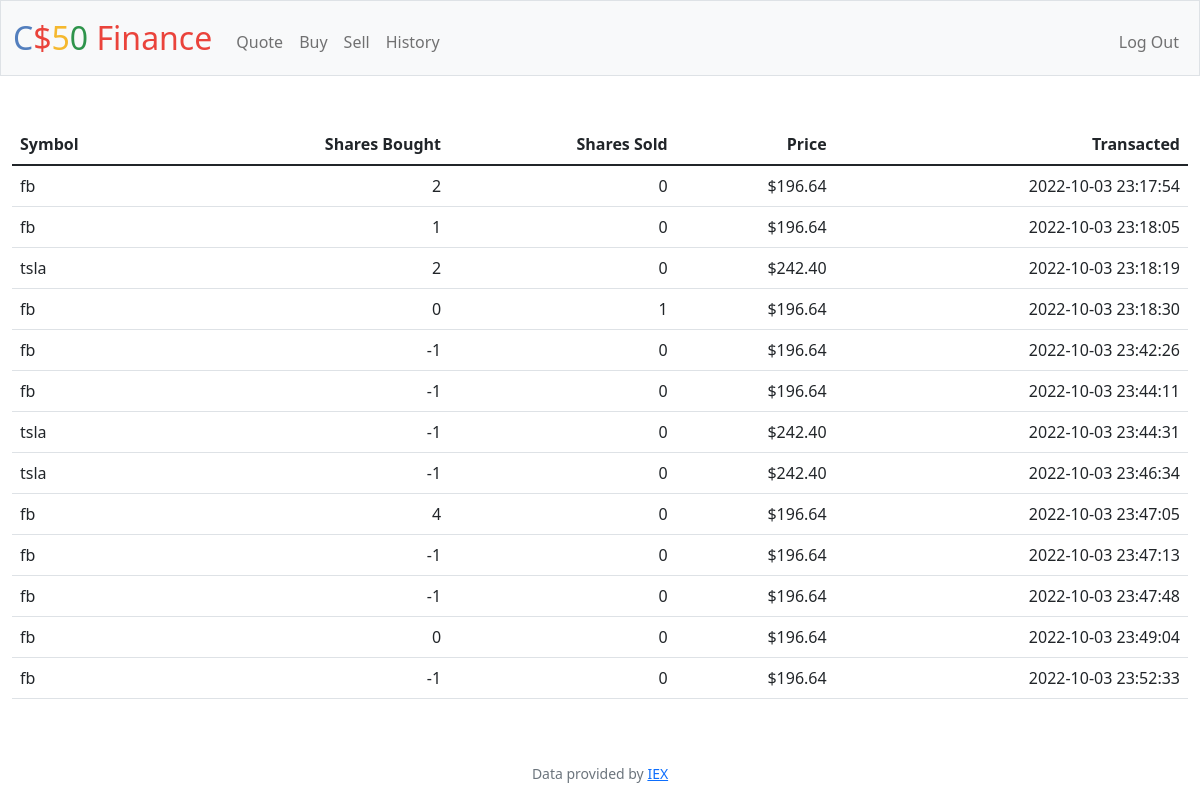
Page /history (signed in) on the committed database.
### tables this page shows
CREATE TABLE purchases (
    id INTEGER PRIMARY KEY AUTOINCREMENT NOT NULL,
    date DATETIME DEFAULT CURRENT_TIMESTAMP,
    symbol TEXT NOT NULL,
    price_of_trans NUMERIC NOT NULL,
    amount INTEGER NOT NULL,
    total_price NUMERIC NOT NULL
, user_id NUMERIC NOT NULL, amount_sold INTEGER);

### app.py (the view)
@app.route("/history")
@login_required
def history():
    transactions = db.execute("SELECT * FROM purchases WHERE user_id = ?", session["user_id"])
    return render_template("history.html",trans=transactions)

### app.py (called while the page is built)
@app.after_request
def after_request(response):
    response.headers["Cache-Control"] = "no-cache, no-store, must-revalidate"
    response.headers["Expires"] = 0
    response.headers["Pragma"] = "no-cache"
    return response

### helpers.py (called while the page is built)
def login_required(f):
    @wraps(f)
    def decorated_function(*args, **kwargs):
        if session.get("user_id") is None:
            return redirect("/login")
        return f(*args, **kwargs)
    return decorated_function

def usd(value):
    return f"${value:,.2f}"

### templates/history.html (shortened to what this page needs)
{% extends "layout.html" %}
{% block main %}
    <table class="table">
        <thead>
            <tr>
                <th class="text-start">Symbol</th>
                <th class="text-end">Shares Bought</th>
                <th class="text-end">Shares Sold</th>
                <th class="text-end">Price</th>
                <th class="text-end">Transacted</th>
            </tr>
        </thead>
        <tbody>
            {% for tran in trans %}
            <tr>
                <td class="text-start"> {{tran['symbol']}} </td>
                <td class="text-end"> {{tran['amount']}} </td>
                <td class="text-end"> {{tran['amount_sold']}} </td>
                <td class="text-end"> {{tran['price_of_trans']|usd}} </td>
                <td class="text-end"> {{tran['date']}} </td>
            </tr>
            {% endfor %}
        </tbody>
    </table>
{% endblock %}

### templates/layout.html (shortened to what this page needs)
<!DOCTYPE html>
<html lang="en">
    <head>
        <link href="https://cdn.jsdelivr.net/npm/bootstrap@5.1.3/dist/css/bootstrap.min.css" rel="stylesheet">
        <link href="/static/styles.css" rel="stylesheet">
    </head>
    <body>
        <nav class="bg-light border navbar navbar-expand-md navbar-light">
            <div class="container-fluid">
                <a class="navbar-brand" href="/"><span class="blue">C</span><span class="red">$</span><span class="yellow">5</span><span class="green">0</span> <span class="red">Finance</span></a>
                <div class="collapse navbar-collapse" id="navbar">
                    {% if session["user_id"] %}
                        <ul class="navbar-nav me-auto mt-2">
                            <li class="nav-item"><a class="nav-link" href="/quote">Quote</a></li>
                            <li class="nav-item"><a class="nav-link" href="/buy">Buy</a></li>
                            <li class="nav-item"><a class="nav-link" href="/sell">Sell</a></li>
                            <li class="nav-item"><a class="nav-link" href="/history">History</a></li>
                        </ul>
                        <ul class="navbar-nav ms-auto mt-2">
                            <li class="nav-item"><a class="nav-link" href="/logout">Log Out</a></li>
                        </ul>
                    {% else %}
                        <ul class="navbar-nav ms-auto mt-2">
                            <li class="nav-item"><a class="nav-link" href="/register">Register</a></li>
                            <li class="nav-item"><a class="nav-link" href="/login">Log In</a></li>
                        </ul>
                    {% endif %}
                </div>
            </div>
        </nav>
        <main class="container-fluid py-5 text-center">
            {% block main %}{% endblock %}
        </main>
        <footer class="mb-5 small text-center text-muted">
            Data provided by <a href="https://iexcloud.io/">IEX</a>
        </footer>
    </body>
</html>

### static/styles.css (style rules this page uses)
nav .navbar-brand { font-size: xx-large; }
nav .navbar-brand .blue { color: #537fbe; }
nav .navbar-brand .red { color: #ea433b; }
nav .navbar-brand .yellow { color: #f5b82e; }
nav .navbar-brand .green { color: #2e944b; }

### rows in the picture
purchases: symbol "fb", amount "2", amount_sold "0", price_of_trans "$196.64", date "2022-10-03 23:17:54"
purchases: symbol "fb", amount "1", amount_sold "0", price_of_trans "$196.64", date "2022-10-03 23:18:05"
purchases: symbol "tsla", amount "2", amount_sold "0", price_of_trans "$242.40", date "2022-10-03 23:18:19"
purchases: symbol "fb", amount "0", amount_sold "1", price_of_trans "$196.64", date "2022-10-03 23:18:30"
purchases: symbol "fb", amount "-1", amount_sold "0", price_of_trans "$196.64", date "2022-10-03 23:42:26"
purchases: symbol "fb", amount "-1", amount_sold "0", price_of_trans "$196.64", date "2022-10-03 23:44:11"
purchases: symbol "tsla", amount "-1", amount_sold "0", price_of_trans "$242.40", date "2022-10-03 23:44:31"
purchases: symbol "tsla", amount "-1", amount_sold "0", price_of_trans "$242.40", date "2022-10-03 23:46:34"
purchases: symbol "fb", amount "4", amount_sold "0", price_of_trans "$196.64", date "2022-10-03 23:47:05"
purchases: symbol "fb", amount "-1", amount_sold "0", price_of_trans "$196.64", date "2022-10-03 23:47:13"
purchases: symbol "fb", amount "-1", amount_sold "0", price_of_trans "$196.64", date "2022-10-03 23:47:48"
purchases: symbol "fb", amount "0", amount_sold "0", price_of_trans "$196.64", date "2022-10-03 23:49:04"
purchases: symbol "fb", amount "-1", amount_sold "0", price_of_trans "$196.64", date "2022-10-03 23:52:33"
